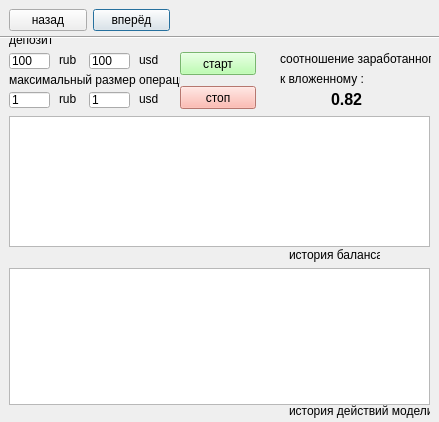
<?xml version="1.0" encoding="UTF-8"?>
<ui version="4.0">
 <class>Dialog</class>
 <widget class="QDialog" name="Dialog">
  <property name="geometry">
   <rect>
    <x>0</x>
    <y>0</y>
    <width>439</width>
    <height>422</height>
   </rect>
  </property>
  <property name="windowTitle">
   <string>bot/live</string>
  </property>
  <widget class="QLineEdit" name="lineEdit_4">
   <property name="geometry">
    <rect>
     <x>89</x>
     <y>92</y>
     <width>41</width>
     <height>16</height>
    </rect>
   </property>
   <property name="inputMask">
    <string/>
   </property>
   <property name="text">
    <string>1</string>
   </property>
  </widget>
  <widget class="QLabel" name="ticker_input_label_15">
   <property name="geometry">
    <rect>
     <x>280</x>
     <y>69</y>
     <width>91</width>
     <height>20</height>
    </rect>
   </property>
   <property name="text">
    <string>к вложенному :</string>
   </property>
  </widget>
  <widget class="QLabel" name="ticker_input_label_14">
   <property name="geometry">
    <rect>
     <x>280</x>
     <y>49</y>
     <width>151</width>
     <height>20</height>
    </rect>
   </property>
   <property name="text">
    <string>соотношение заработанного </string>
   </property>
  </widget>
  <widget class="QLabel" name="ticker_input_label_13">
   <property name="geometry">
    <rect>
     <x>289</x>
     <y>396</y>
     <width>141</width>
     <height>30</height>
    </rect>
   </property>
   <property name="text">
    <string>история действий модели</string>
   </property>
  </widget>
  <widget class="QLineEdit" name="lineEdit_5">
   <property name="geometry">
    <rect>
     <x>9</x>
     <y>92</y>
     <width>41</width>
     <height>16</height>
    </rect>
   </property>
   <property name="inputMask">
    <string/>
   </property>
   <property name="text">
    <string>1</string>
   </property>
  </widget>
  <widget class="QLabel" name="ticker_input_label_8">
   <property name="geometry">
    <rect>
     <x>59</x>
     <y>50</y>
     <width>21</width>
     <height>20</height>
    </rect>
   </property>
   <property name="text">
    <string>rub</string>
   </property>
  </widget>
  <widget class="QLabel" name="ticker_input_label_7">
   <property name="geometry">
    <rect>
     <x>9</x>
     <y>28</y>
     <width>81</width>
     <height>24</height>
    </rect>
   </property>
   <property name="text">
    <string>депозит</string>
   </property>
  </widget>
  <widget class="QLabel" name="ticker_input_label_9">
   <property name="geometry">
    <rect>
     <x>139</x>
     <y>50</y>
     <width>21</width>
     <height>20</height>
    </rect>
   </property>
   <property name="text">
    <string>usd</string>
   </property>
  </widget>
  <widget class="QTextBrowser" name="textBrowser_2">
   <property name="geometry">
    <rect>
     <x>9</x>
     <y>268</y>
     <width>421</width>
     <height>137</height>
    </rect>
   </property>
  </widget>
  <widget class="QLabel" name="ticker_input_label_12">
   <property name="geometry">
    <rect>
     <x>139</x>
     <y>89</y>
     <width>21</width>
     <height>20</height>
    </rect>
   </property>
   <property name="text">
    <string>usd</string>
   </property>
  </widget>
  <widget class="QLabel" name="ticker_input_label_11">
   <property name="geometry">
    <rect>
     <x>59</x>
     <y>89</y>
     <width>21</width>
     <height>20</height>
    </rect>
   </property>
   <property name="text">
    <string>rub</string>
   </property>
  </widget>
  <widget class="QLineEdit" name="lineEdit_3">
   <property name="geometry">
    <rect>
     <x>89</x>
     <y>53</y>
     <width>41</width>
     <height>16</height>
    </rect>
   </property>
   <property name="inputMask">
    <string/>
   </property>
   <property name="text">
    <string>100</string>
   </property>
  </widget>
  <widget class="QLabel" name="ticker_input_label_16">
   <property name="geometry">
    <rect>
     <x>331</x>
     <y>89</y>
     <width>51</width>
     <height>20</height>
    </rect>
   </property>
   <property name="font">
    <font>
     <pointsize>12</pointsize>
     <weight>75</weight>
     <bold>true</bold>
    </font>
   </property>
   <property name="text">
    <string>0.82</string>
   </property>
  </widget>
  <widget class="QLabel" name="ticker_input_label_6">
   <property name="geometry">
    <rect>
     <x>289</x>
     <y>243</y>
     <width>91</width>
     <height>24</height>
    </rect>
   </property>
   <property name="text">
    <string>история баланса</string>
   </property>
  </widget>
  <widget class="QTextBrowser" name="textBrowser">
   <property name="geometry">
    <rect>
     <x>9</x>
     <y>116</y>
     <width>421</width>
     <height>131</height>
    </rect>
   </property>
  </widget>
  <widget class="QLabel" name="ticker_input_label_10">
   <property name="geometry">
    <rect>
     <x>9</x>
     <y>68</y>
     <width>171</width>
     <height>24</height>
    </rect>
   </property>
   <property name="text">
    <string>максимальный размер операции</string>
   </property>
  </widget>
  <widget class="QLineEdit" name="lineEdit_2">
   <property name="geometry">
    <rect>
     <x>9</x>
     <y>53</y>
     <width>41</width>
     <height>16</height>
    </rect>
   </property>
   <property name="inputMask">
    <string/>
   </property>
   <property name="text">
    <string>100</string>
   </property>
  </widget>
  <widget class="QWidget" name="gridLayoutWidget_3">
   <property name="geometry">
    <rect>
     <x>9</x>
     <y>8</y>
     <width>161</width>
     <height>25</height>
    </rect>
   </property>
   <layout class="QGridLayout" name="gridLayout_3">
    <item row="0" column="1">
     <widget class="QPushButton" name="pushButton_6">
      <property name="text">
       <string>вперёд</string>
      </property>
     </widget>
    </item>
    <item row="0" column="0">
     <widget class="QPushButton" name="pushButton_5">
      <property name="text">
       <string>назад</string>
      </property>
     </widget>
    </item>
   </layout>
  </widget>
  <widget class="QPushButton" name="pushButton_9">
   <property name="geometry">
    <rect>
     <x>180</x>
     <y>52</y>
     <width>76</width>
     <height>23</height>
    </rect>
   </property>
   <property name="styleSheet">
    <string notr="true">background-color: rgb(170, 255, 155);</string>
   </property>
   <property name="text">
    <string>старт</string>
   </property>
  </widget>
  <widget class="QPushButton" name="pushButton_10">
   <property name="geometry">
    <rect>
     <x>180</x>
     <y>86</y>
     <width>76</width>
     <height>23</height>
    </rect>
   </property>
   <property name="styleSheet">
    <string notr="true">background-color: rgb(255, 167, 155);</string>
   </property>
   <property name="text">
    <string>стоп</string>
   </property>
  </widget>
  <widget class="Line" name="line_2">
   <property name="geometry">
    <rect>
     <x>-10</x>
     <y>29</y>
     <width>451</width>
     <height>16</height>
    </rect>
   </property>
   <property name="orientation">
    <enum>Qt::Horizontal</enum>
   </property>
  </widget>
 </widget>
 <resources/>
 <connections/>
</ui>
